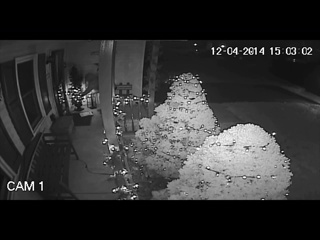
#> input picture data/extracted_frames/motion_0002.jpg, 320 x 240 px; its folder holds only this picture in this run
$ python -i opencv_tools.py   (imports and definitions only)   (older library calls are emulated)
#> lines starting #> are read from the running program, lines starting #| are printed output that depends on the picture; after the words box and inside, x2 and y2 are one past the last pixel; in counts of white or black regions, pixels touching at a corner belong together
#> further down, picture is the input picture: shape (240, 320, 3); mean B, G, R 50.8, 50.7, 50.7
"""
opencv_tools.py

Local, dependency-light enhancement tools the Agent can apply without a
round-trip to Node C. These target defects Real-ESRGAN is a poor fit
for: it's trained to hallucinate plausible high-frequency detail from a
low-res input, which does very little for *motion blur* (the detail
exists, it's just smeared) or *exposure/contrast* problems (the pixels
are fine, they're just poorly distributed).

Every function is pure: numpy array in, numpy array out, no file I/O,
no HTTP. That keeps them unit-testable and keeps the agent loop (which
owns file naming and persistence) as the only place that touches disk.
"""
from __future__ import annotations

import cv2
import numpy as np


# [33 lines left out: functions unsharp_mask, laplacian_sharpen, not called in this run]


def apply_clahe(
    image: np.ndarray,
    clip_limit: float = 2.5,
    tile_grid_size: tuple[int, int] = (8, 8),
) -> np.ndarray:
    """
    Contrast Limited Adaptive Histogram Equalization, applied to the L
    channel in LAB space so color isn't distorted. This is the right
    tool for uneven low light (e.g. a shadowed corner of an otherwise
    fine frame) — plain global histogram equalization tends to blow out
    already-bright regions in the same frame.
    """
#> called with clip_limit = 2.5, tile_grid_size = (8, 8)
    lab = cv2.cvtColor(image, cv2.COLOR_BGR2LAB)
#> lab: shape (240, 320, 3); mean of channels 0, 1, 2 53, 128, 128
    l_channel, a_channel, b_channel = cv2.split(lab)
#> a_channel: shape (240, 320); every value is 128
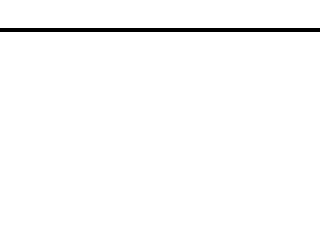
#> b_channel: shape (240, 320); values 127 (black) and 128 (white), 98.3% white; 1 black region, box (x1, y1, x2, y2) and area: (0, 28, 320, 32) 1280

    clahe = cv2.createCLAHE(clipLimit=clip_limit, tileGridSize=tile_grid_size)
    l_equalized = clahe.apply(l_channel)
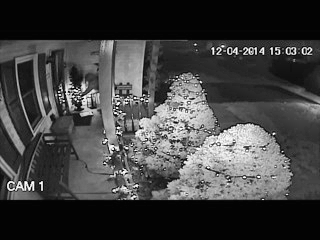
#> l_equalized: shape (240, 320); min 0, max 255, mean 64.6

    merged = cv2.merge((l_equalized, a_channel, b_channel))
#> merged: shape (240, 320, 3); mean of channels 0, 1, 2 64.6, 128, 128
    return cv2.cvtColor(merged, cv2.COLOR_LAB2BGR)


# [14 lines left out: function histogram_equalize, not called in this run]


# --------------------------------------------------------------------------
# Dispatch table used by the agent's router (see agent_orchestrator.decide_tool)
# --------------------------------------------------------------------------
from schemas import ToolType  # noqa: E402  (after functions, to keep this file readable top-down)

# [5 lines that did not run here, left out]


# [6 lines that did not run here, left out]

>>> import cv2
>>> picture = cv2.imread('data/extracted_frames/motion_0002.jpg')
>>> result = apply_clahe(picture)
